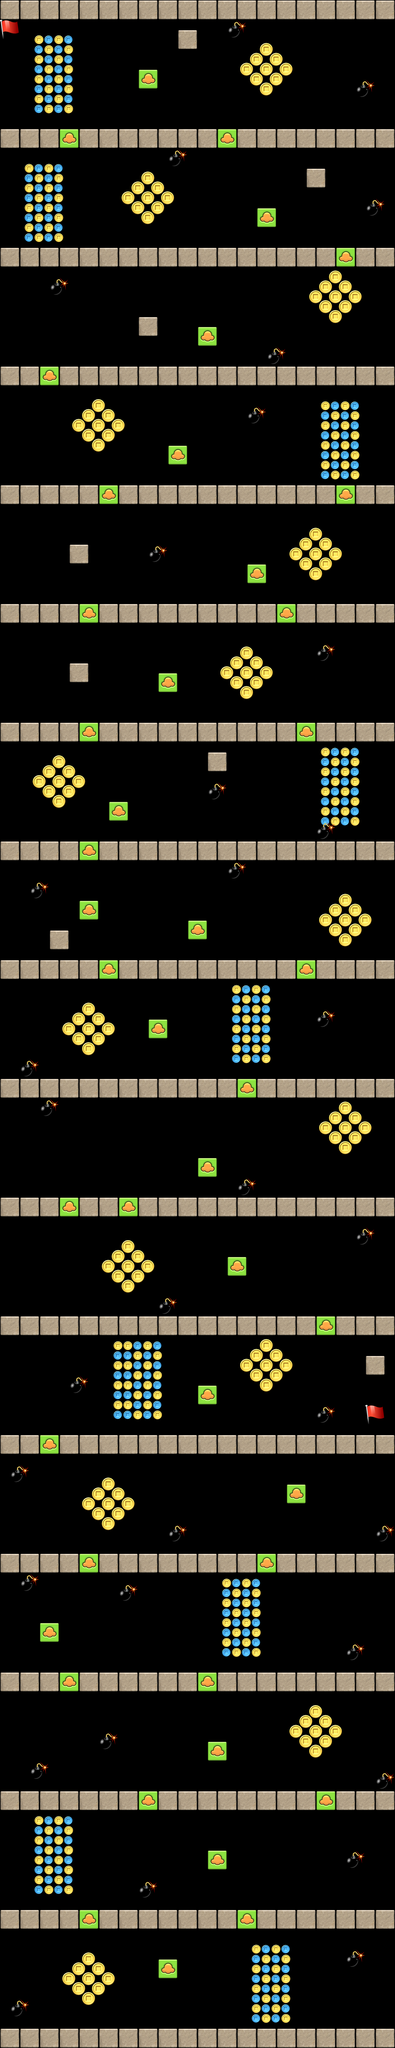

A 2D game scene composited from a Tiled map and its tileset images. What follows is a short description and the map's XML, with each tile layer's data collapsed to a summary:
An orthogonal 40x207 tile map with 32x32 px tiles, 1 tile layer (bonus).

<map version="1.0" orientation="orthogonal" width="40" height="207" tilewidth="32" tileheight="32">
 <tileset firstgid="1" name="layer_award" tilewidth="64" tileheight="64" spacing="2">
  <image source="layer_award-ipad.png" width="512" height="1024" />
 </tileset>
 <layer name="bonus" width="40" height="207">
  <data>[8280 cells, 8280 non-empty, 8 distinct tile ids]</data>
 </layer>
</map>